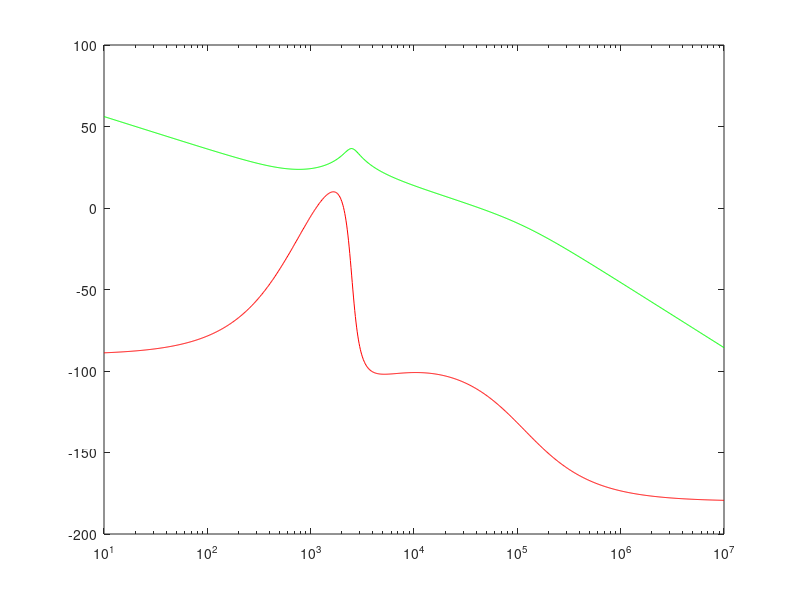

This chart was generated by the following MATLAB code:
clear all
close all
clc

len = 1000;
w = logspace(1,7,len);
s = 1j*w;
Vm = 5;

% Gvd Parameters
Go = 36.5;
Q  = 3.2;
wo = 2.5e3;

Gvd = (Go)./(1+(s./(Q*wo))+(s./wo).^2);

% % Plot Gvd
% figure
% semilogx(w,20*log10(abs(Gvd./Vm)))
% waitforbuttonpress()

% PD Compensator Parameters
fc = 10e3;
theta = 80*pi/180;
wz = fc*sqrt((1-sin(theta))/(1+sin(theta)));
wp = fc*sqrt((1+sin(theta))/(1-sin(theta)));
Gco = sqrt(wz/wp);

GcPD = Gco*(1+s/wz)./(1+s/wp);

% % Plot w/ PD
% figure
% semilogx(w,20*log10(abs(Gvd.*GcPD./Vm)))
% waitforbuttonpress()

% PI Compensator Parameters
Gcinf = 10;
wl = 1e3;

GcPI = Gcinf*(1+wl./s);

% Product of Terms forms T
T = (Gvd.*GcPD.*GcPI)./Vm;
TdB = 20*log10(abs(T));
Tphz = atan2(imag(T),real(T));

figure
semilogx(w,TdB,'g');
%figure
hold on
semilogx(w,Tphz*180/pi,'r');

% Pick R2; Rest Follows...
R2 = 200e3;

R1 = R2/Gco;
C2 = 1/(R1*wl);
C1 = 1/(R1*wz);
R3 = 1/(wp*C1);


